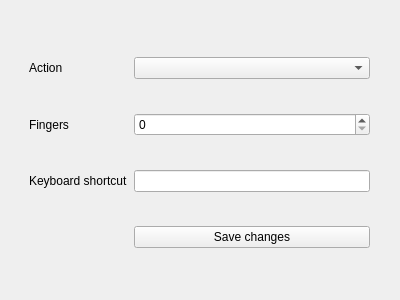
<?xml version="1.0" encoding="UTF-8"?>
<ui version="4.0">
 <class>Form</class>
 <widget class="QWidget" name="Form">
  <property name="geometry">
   <rect>
    <x>0</x>
    <y>0</y>
    <width>400</width>
    <height>300</height>
   </rect>
  </property>
  <property name="windowTitle">
   <string>Form</string>
  </property>
  <widget class="QWidget" name="gridLayoutWidget">
   <property name="geometry">
    <rect>
     <x>29</x>
     <y>29</y>
     <width>341</width>
     <height>251</height>
    </rect>
   </property>
   <layout class="QGridLayout" name="gridLayout">
    <item row="2" column="1">
     <widget class="QLabel" name="fingersLabel">
      <property name="text">
       <string>Fingers</string>
      </property>
     </widget>
    </item>
    <item row="1" column="1">
     <widget class="QLabel" name="actionLabel">
      <property name="text">
       <string>Action</string>
      </property>
     </widget>
    </item>
    <item row="3" column="1">
     <widget class="QLabel" name="keyboardLabel">
      <property name="text">
       <string>Keyboard shortcut</string>
      </property>
     </widget>
    </item>
    <item row="1" column="2">
     <widget class="QComboBox" name="actionMenu">
      <item>
       <property name="text">
        <string/>
       </property>
      </item>
      <item>
       <property name="text">
        <string>Swipe Up</string>
       </property>
      </item>
      <item>
       <property name="text">
        <string>Swipe Down</string>
       </property>
      </item>
      <item>
       <property name="text">
        <string>Swipe Left</string>
       </property>
      </item>
      <item>
       <property name="text">
        <string>Swipe LeftUp</string>
       </property>
      </item>
      <item>
       <property name="text">
        <string>Swipe LeftDown</string>
       </property>
      </item>
      <item>
       <property name="text">
        <string>Swipe Right</string>
       </property>
      </item>
      <item>
       <property name="text">
        <string>Swipe RightUp</string>
       </property>
      </item>
      <item>
       <property name="text">
        <string>Swipe RightDown</string>
       </property>
      </item>
      <item>
       <property name="text">
        <string>Pinch In</string>
       </property>
      </item>
      <item>
       <property name="text">
        <string>Pinch Out</string>
       </property>
      </item>
      <item>
       <property name="text">
        <string>Pinch Clockwise</string>
       </property>
      </item>
      <item>
       <property name="text">
        <string>Pinch Anticlockwise</string>
       </property>
      </item>
     </widget>
    </item>
    <item row="2" column="2">
     <widget class="QSpinBox" name="fingersLine"/>
    </item>
    <item row="3" column="2">
     <widget class="QLineEdit" name="keyboardLine"/>
    </item>
    <item row="4" column="2">
     <widget class="QPushButton" name="saveButton">
      <property name="text">
       <string>Save changes</string>
      </property>
     </widget>
    </item>
   </layout>
  </widget>
 </widget>
 <resources/>
 <connections/>
</ui>
